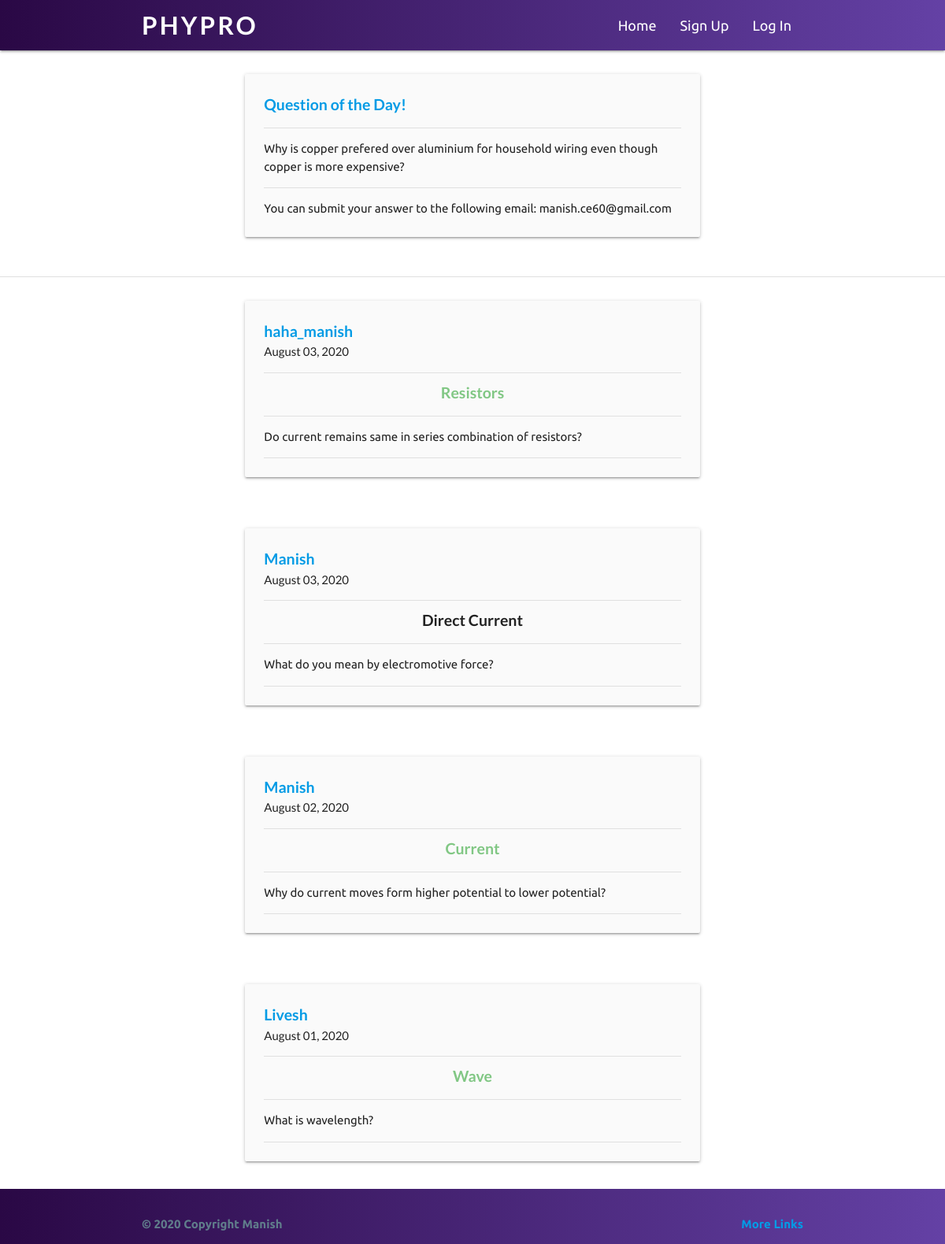
Screenshot of /blog/ with the database file from the repository.
### posts/models.py (models this page shows, shortened)
class Post(models.Model):
    title = models.CharField(max_length=100)
    content = models.TextField()
    date_posted = models.DateTimeField(default=timezone.now)
    author = models.ForeignKey(User, on_delete=models.CASCADE)
    answer_status = models.BooleanField(default=False)

### posts/views.py (the view)
# urls.py: path('blog/', PostListView.as_view(), name="lol-blog"),
class PostListView(ListView):
    model = Post
    template_name = 'posts/blog.html'
    context_object_name = 'posts'
    ordering = ['-date_posted']
    paginate_by = 5

### posts/templates/posts/blog.html (shortened to what this page needs)
{%extends 'entry/base.html'%} {%block content%}
<div>
  <div class="container-section">
    <div class="row">
      <div class="col s12 m8 offset-m2 l6 offset-l3">
        <div class="card-panel grey lighten-5 z-depth-1">
          <p
            class="author-heading"
            style="font-size: 1.3em; font-weight: bolder;"
          >
            <a href="#">Question of the Day!</a>
<div class="divider"></div>
          </p>
          <p
          class="author-heading"
          style="font-size: 15px; font-family: ubuntu; margin-top: 1em;"
        >
          Why is copper prefered over aluminium for household wiring even though copper is more expensive?
        </p>
          <div class="divider"></div>
          <p
          class="author-heading"
          style="font-size: 15px; font-family: ubuntu; margin-top: 1em;"
        >
          You can submit your answer to the following email: manish.ce60@gmail.com
        </p>
        </div>
      </div>
    </div>
  </div>
</div>
<div class="divider"></div>
<div>
  {%for post in posts%}
  <div class="container-section">
    <div class="row">
      <div class="col s12 m8 offset-m2 l6 offset-l3">
        <div class="card-panel grey lighten-5 z-depth-1">
          <p
            class="author-heading"
            style="font-size: 1.3em; font-weight: bolder;"
          >
            <a href="{%url 'user-posts' post.author.username%}"
              >{{post.author}}</a
            >
          </p>
          <p class="author-heading" style="font-size: 1em; font-weight: 400;">
            {{post.date_posted|date:"F d, Y"}}
          </p>
          <div class="divider"></div>
          {%if post.answer_status%}
          <p class="author-heading" style="text-align:center; font-size: 1.3em; color:#81c784; font-weight: bolder; margin-top:10px;">
            {{post.title}}
          </p>
          {%else%}
          <p class="author-heading" style="text-align:center; font-size: 1.3em; font-weight: bolder; margin-top:10px;">
            {{post.title}}
          </p>
          {%endif%}
          <div class="divider"></div>
          <p
            class="author-heading"
            style="font-size: 15px; font-family: ubuntu; margin-top: 1em;"
          >
            {{post.content}}
          </p>
          <div class="divider"></div>
        </div>
      </div>
    </div>
  </div>
  {%endfor%}
</div>
 {%endblock%}

### entry/templates/entry/base.html (shortened to what this page needs)
{%load static%}
<!DOCTYPE html>
<html lang="en">
  <head>
    <link
      rel="stylesheet"
      href="https://cdnjs.cloudflare.com/ajax/libs/materialize/1.0.0/css/materialize.min.css"
    />
    <link rel="stylesheet" href="{%static 'entry/design.css'%}" />
  </head>
  <body>
    <div>
      <nav>
        <div class="nav-wrapper container">
          <a class="brand-logo">PHYPRO</a>
          <ul class="right hide-on-med-and-down">
            {%if user.is_authenticated%}
            <li><a href="{%url 'lol-blog'%}">Home</a></li>
            <li><a href="{%url 'post-create'%}">Post Questions</a></li>
            <li><a href="{%url 'lol-profile'%}">{{user.username}}</a></li>
            <li>
              <a href="{%url 'lol-logout'%}">Log Out</a>
            </li>
            {%else%}
            <li><a href="{%url 'lol-home'%}">Home</a></li>
            <li><a href="{%url 'lol-signup'%}">Sign Up</a></li>
            <li><a href="{%url 'lol-login'%}">Log In</a></li>
            {%endif%}
          </ul>
        </div>
      </nav>
    </div>
     {%block content%} {%endblock%}
    <footer class="page-footer">
      <div class="footer-copyright">
        <div class="blue-grey-text lightne-5 container">
          © 2020 Copyright Manish
          <a class="right" href="#!">More Links</a>
        </div>
      </div>
    </footer>
  </body>
</html>

### entry/static/entry/design.css (style rules this page uses)
* { margin: 0; padding: 0; }
nav { background: #6441a5; background: -webkit-linear-gradient( to right, #2a0845, #6441a5 ); background: linear-gradient( to right, #2a0845, #6441a5 ); }
.brand-logo { font-family: "Lato", sans-serif; font-size: 3em; font-weight: bolder; letter-spacing: 0.1em; }
.nav-wrapper li a { font-family: "Ubuntu", sans-serif; font-size: 18px; }
ul li a { font-size: 18px; position: relative; }
body { display: flex; min-height: 100vh; flex-direction: column; }
footer { flex: 1 0 auto; }
.page-footer, .footer-copyright { background: #6441a5; background: -webkit-linear-gradient( to right, #2a0845, #6441a5 ); background: linear-gradient( to right, #2a0845, #6441a5 ); font-family: ubuntu; font-weight: bold; }
.card-panel { margin-top: 2rem; font-family: lato; font-size: 15px; }
.divider { margin-top: 1em; }

### rows the page displays
Post: author "haha_manish", date_posted "August 03, 2020", title "Resistors", content "Do current remains same in series combination of resistors?"
Post: author "Manish", date_posted "August 03, 2020", title "Direct Current", content "What do you mean by electromotive force?"
Post: author "Manish", date_posted "August 02, 2020", title "Current", content "Why do current moves form higher potential to lower potential?"
Post: author "Livesh", date_posted "August 01, 2020", title "Wave", content "What is wavelength?"
